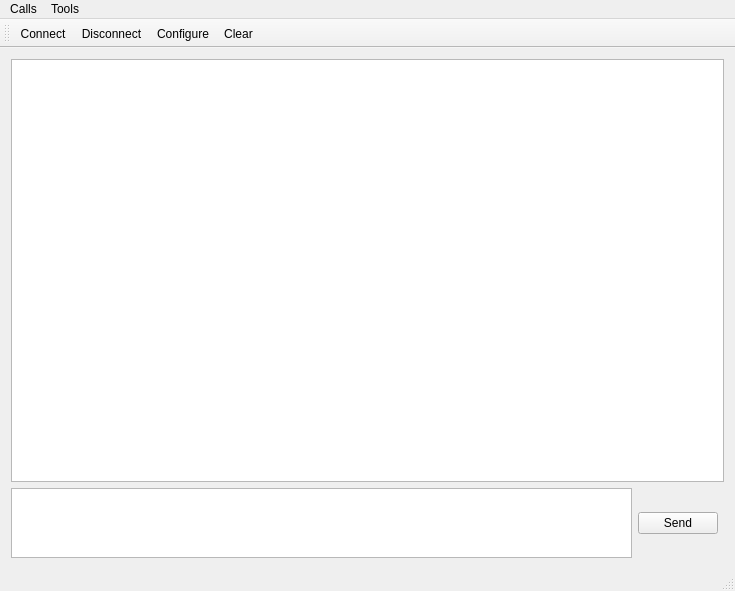
<?xml version="1.0" encoding="UTF-8"?>
<ui version="4.0">
 <class>MainWindow</class>
 <widget class="QMainWindow" name="MainWindow">
  <property name="geometry">
   <rect>
    <x>0</x>
    <y>0</y>
    <width>735</width>
    <height>591</height>
   </rect>
  </property>
  <property name="windowTitle">
   <string>Simple Terminal</string>
  </property>
  <widget class="QWidget" name="centralWidget">
   <layout class="QVBoxLayout" name="verticalLayout" stretch="1,0">
    <property name="spacing">
     <number>6</number>
    </property>
    <item>
     <widget class="QTextBrowser" name="outputWindow">
      <property name="sizePolicy">
       <sizepolicy hsizetype="Expanding" vsizetype="Expanding">
        <horstretch>0</horstretch>
        <verstretch>0</verstretch>
       </sizepolicy>
      </property>
      <property name="minimumSize">
       <size>
        <width>599</width>
        <height>247</height>
       </size>
      </property>
      <property name="maximumSize">
       <size>
        <width>16777215</width>
        <height>16777215</height>
       </size>
      </property>
     </widget>
    </item>
    <item>
     <layout class="QHBoxLayout" name="horizontalLayout" stretch="0,0">
      <property name="spacing">
       <number>6</number>
      </property>
      <property name="rightMargin">
       <number>6</number>
      </property>
      <item>
       <widget class="QPlainTextEdit" name="userText">
        <property name="sizePolicy">
         <sizepolicy hsizetype="Expanding" vsizetype="Preferred">
          <horstretch>0</horstretch>
          <verstretch>0</verstretch>
         </sizepolicy>
        </property>
        <property name="minimumSize">
         <size>
          <width>0</width>
          <height>0</height>
         </size>
        </property>
       </widget>
      </item>
      <item>
       <widget class="QPushButton" name="sendButton">
        <property name="sizePolicy">
         <sizepolicy hsizetype="Minimum" vsizetype="Fixed">
          <horstretch>0</horstretch>
          <verstretch>0</verstretch>
         </sizepolicy>
        </property>
        <property name="text">
         <string>Send</string>
        </property>
        <property name="flat">
         <bool>false</bool>
        </property>
       </widget>
      </item>
     </layout>
    </item>
   </layout>
  </widget>
  <widget class="QMenuBar" name="menuBar">
   <property name="geometry">
    <rect>
     <x>0</x>
     <y>0</y>
     <width>735</width>
     <height>26</height>
    </rect>
   </property>
   <widget class="QMenu" name="menuCalls">
    <property name="title">
     <string>Calls</string>
    </property>
    <addaction name="actionConnect"/>
    <addaction name="actionDisconnect"/>
    <addaction name="separator"/>
    <addaction name="actionQuit"/>
   </widget>
   <widget class="QMenu" name="menuTools">
    <property name="title">
     <string>Tools</string>
    </property>
    <addaction name="actionConfigure"/>
    <addaction name="actionClear"/>
   </widget>
   <addaction name="menuCalls"/>
   <addaction name="menuTools"/>
  </widget>
  <widget class="QToolBar" name="mainToolBar">
   <attribute name="toolBarArea">
    <enum>TopToolBarArea</enum>
   </attribute>
   <attribute name="toolBarBreak">
    <bool>false</bool>
   </attribute>
   <addaction name="actionConnect"/>
   <addaction name="actionDisconnect"/>
   <addaction name="actionConfigure"/>
   <addaction name="actionClear"/>
  </widget>
  <widget class="QStatusBar" name="statusBar"/>
  <action name="actionConnect">
   <property name="icon">
    <iconset resource="terminal.qrc">
     <normaloff>:/images/connect.png</normaloff>:/images/connect.png</iconset>
   </property>
   <property name="text">
    <string>C&amp;onnect</string>
   </property>
   <property name="toolTip">
    <string>Connect to serial port</string>
   </property>
   <property name="shortcut">
    <string>Ctrl+O</string>
   </property>
  </action>
  <action name="actionDisconnect">
   <property name="icon">
    <iconset resource="terminal.qrc">
     <normaloff>:/images/disconnect.png</normaloff>:/images/disconnect.png</iconset>
   </property>
   <property name="text">
    <string>&amp;Disconnect</string>
   </property>
   <property name="toolTip">
    <string>Disconnect from serial port</string>
   </property>
   <property name="shortcut">
    <string>Ctrl+D</string>
   </property>
  </action>
  <action name="actionConfigure">
   <property name="icon">
    <iconset resource="terminal.qrc">
     <normaloff>:/images/settings.png</normaloff>:/images/settings.png</iconset>
   </property>
   <property name="text">
    <string>&amp;Configure</string>
   </property>
   <property name="toolTip">
    <string>Configure serial port</string>
   </property>
   <property name="shortcut">
    <string>Alt+C</string>
   </property>
  </action>
  <action name="actionClear">
   <property name="icon">
    <iconset resource="terminal.qrc">
     <normaloff>:/images/clear.png</normaloff>:/images/clear.png</iconset>
   </property>
   <property name="text">
    <string>C&amp;lear</string>
   </property>
   <property name="toolTip">
    <string>Clear data</string>
   </property>
   <property name="shortcut">
    <string>Alt+L</string>
   </property>
  </action>
  <action name="actionQuit">
   <property name="icon">
    <iconset resource="terminal.qrc">
     <normaloff>:/images/application-exit.png</normaloff>:/images/application-exit.png</iconset>
   </property>
   <property name="text">
    <string>&amp;Quit</string>
   </property>
   <property name="shortcut">
    <string>Ctrl+Q</string>
   </property>
  </action>
 </widget>
 <layoutdefault spacing="6" margin="11"/>
 <resources>
  <include location="terminal.qrc"/>
 </resources>
 <connections/>
 <slots>
  <slot>sendData()</slot>
 </slots>
</ui>
